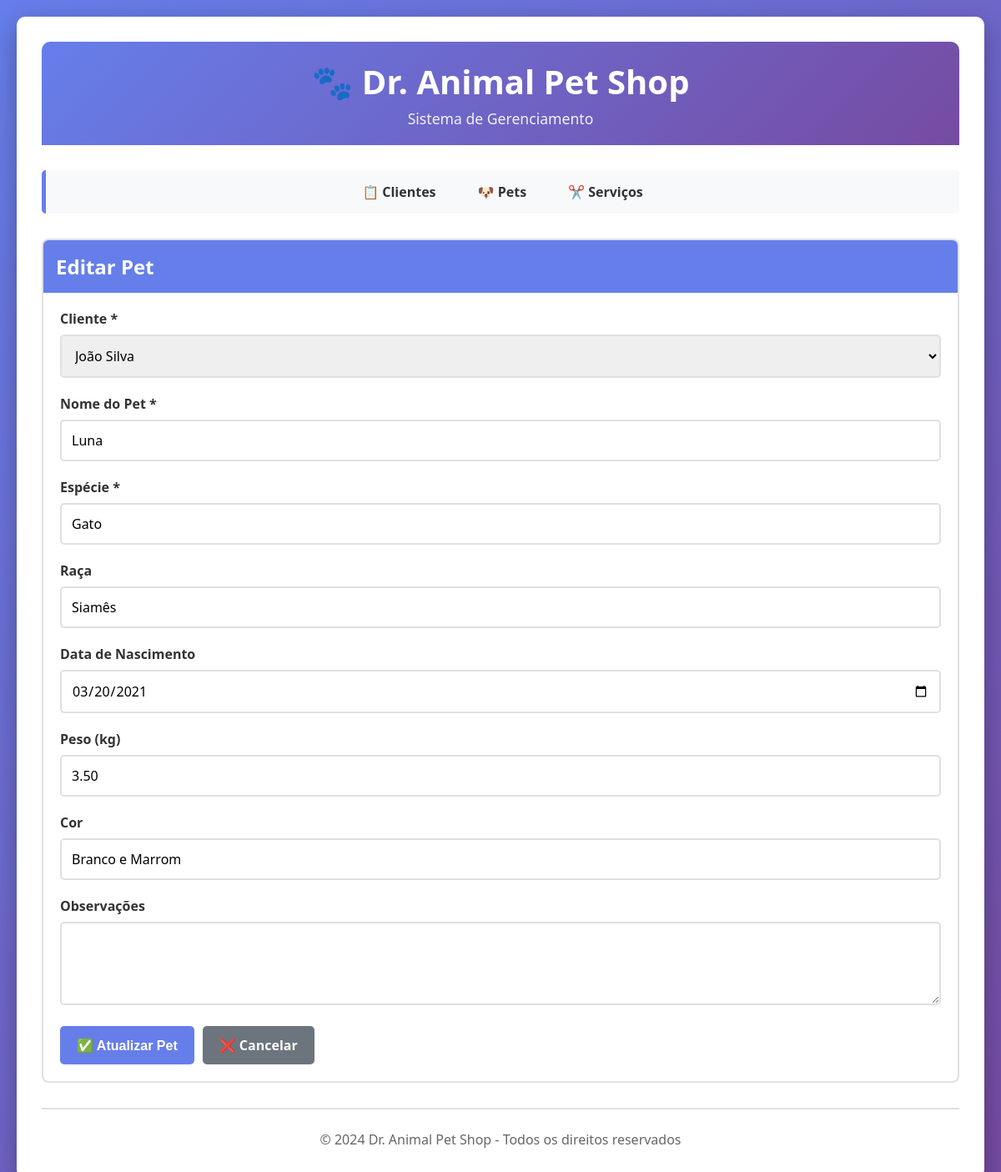
Screenshot of /editar_pet.php?id=2 with the database file from the repository.
### tables this page shows
CREATE TABLE IF NOT EXISTS pets (
    id INT AUTO_INCREMENT PRIMARY KEY,
    cliente_id INT NOT NULL,
    nome VARCHAR(100) NOT NULL,
    especie VARCHAR(50) NOT NULL,
    raca VARCHAR(100),
    data_nascimento DATE,
    peso DECIMAL(5, 2),
    cor VARCHAR(100),
    observacoes TEXT,
    data_cadastro DATETIME DEFAULT CURRENT_TIMESTAMP,
    ativo BOOLEAN DEFAULT TRUE,
    FOREIGN KEY (cliente_id) REFERENCES clientes(id) ON DELETE CASCADE
);

### editar_pet.php (the view, shortened to what this page needs)
<?php
include 'config.php';
$id = intval($_GET['id']);
$result = $conn->query("SELECT * FROM pets WHERE id = $id");
$pet = $result->fetch_assoc();
$clientes = $conn->query("SELECT id, nome FROM clientes WHERE ativo = TRUE ORDER BY nome ASC");
?>
<!DOCTYPE html>
<html lang="pt-BR">
<head>
    <link rel="stylesheet" href="style.css">
</head>
<body>
    <div class="container">
        <header>
            <h1>🐾 Dr. Animal Pet Shop</h1>
            <p>Sistema de Gerenciamento</p>
        </header>
        <nav>
            <ul>
                <li><a href="index.php">📋 Clientes</a></li>
                <li><a href="pets.php">🐶 Pets</a></li>
                <li><a href="servicos.php">✂️ Serviços</a></li>
            </ul>
        </nav>
        <div class="card">
            <div class="card-header">
                <h2>Editar Pet</h2>
            </div>
            <form method="POST" action="">
                <div class="form-group">
                    <label for="cliente_id">Cliente *</label>
                    <select id="cliente_id" name="cliente_id" required>
                        <?php
                        $clientes->data_seek(0);
                        while ($cliente = $clientes->fetch_assoc()) {
                            $selected = ($pet['cliente_id'] == $cliente['id']) ? 'selected' : '';
                            echo '<option value="' . $cliente['id'] . '" ' . $selected . '>' . htmlspecialchars($cliente['nome']) . '</option>';
                        }
                        ?>
                    </select>
                </div>
                <div class="form-group">
                    <label for="nome">Nome do Pet *</label>
                    <input type="text" id="nome" name="nome" required value="<?php echo htmlspecialchars($pet['nome']); ?>">
                </div>
                <div class="form-group">
                    <label for="especie">Espécie *</label>
                    <input type="text" id="especie" name="especie" placeholder="Ex: Cão, Gato, Pássaro..." required value="<?php echo htmlspecialchars($pet['especie']); ?>">
                </div>
                <div class="form-group">
                    <label for="raca">Raça</label>
                    <input type="text" id="raca" name="raca" placeholder="Ex: Labrador, Siamês..." value="<?php echo htmlspecialchars($pet['raca'] ?? ''); ?>">
                </div>
                <div class="form-group">
                    <label for="data_nascimento">Data de Nascimento</label>
                    <input type="date" id="data_nascimento" name="data_nascimento" value="<?php echo htmlspecialchars($pet['data_nascimento'] ?? ''); ?>">
                </div>
                <div class="form-group">
                    <label for="peso">Peso (kg)</label>
                    <input type="number" id="peso" name="peso" step="0.01" placeholder="Ex: 25.50" value="<?php echo htmlspecialchars($pet['peso'] ?? ''); ?>">
                </div>
                <div class="form-group">
                    <label for="cor">Cor</label>
                    <input type="text" id="cor" name="cor" placeholder="Ex: Preto, Branco e Marrom..." value="<?php echo htmlspecialchars($pet['cor'] ?? ''); ?>">
                </div>
                <div class="form-group">
                    <label for="observacoes">Observações</label>
                    <textarea id="observacoes" name="observacoes"><?php echo htmlspecialchars($pet['observacoes'] ?? ''); ?></textarea>
                </div>
                <div class="btn-group">
                    <button type="submit" class="btn btn-primary">✅ Atualizar Pet</button>
                    <a href="pets.php" class="btn btn-secondary">❌ Cancelar</a>
                </div>
            </form>
        </div>
        <footer>
            <p>&copy; 2024 Dr. Animal Pet Shop - Todos os direitos reservados</p>
        </footer>
    </div>
</body>
</html>

### style.css (style rules this page uses)
* { margin: 0; padding: 0; box-sizing: border-box; }
body { font-family: 'Segoe UI', Tahoma, Geneva, Verdana, sans-serif; background: linear-gradient(135deg, #667eea 0%, #764ba2 100%); min-height: 100vh; padding: 20px; }
.container { max-width: 1200px; margin: 0 auto; background: white; border-radius: 10px; box-shadow: 0 10px 30px rgba(0, 0, 0, 0.3); padding: 30px; }
header { background: linear-gradient(135deg, #667eea 0%, #764ba2 100%); color: white; padding: 20px 0; margin-bottom: 30px; border-radius: 10px 10px 0 0; text-align: center; }
header h1 { font-size: 2.5em; margin-bottom: 5px; }
header p { font-size: 1.1em; opacity: 0.9; }
nav { background: #f8f9fa; padding: 15px 0; margin-bottom: 30px; border-radius: 5px; border-left: 5px solid #667eea; }
nav ul { list-style: none; display: flex; justify-content: center; flex-wrap: wrap; gap: 20px; }
nav a { text-decoration: none; color: #333; font-weight: 600; padding: 8px 15px; border-radius: 5px; transition: all 0.3s ease; }
.form-group { margin-bottom: 20px; }
label { display: block; margin-bottom: 8px; font-weight: 600; color: #333; }
input[type="text"], input[type="email"], input[type="tel"], input[type="date"], input[type="number"], select, textarea { width: 100%; padding: 12px; border: 2px solid #e0e0e0; border-radius: 5px; font-size: 1em; transition: border-color 0.3s ease; font-family: inherit; }
textarea { resize: vertical; min-height: 100px; }
.btn { padding: 12px 20px; border: none; border-radius: 5px; font-size: 1em; font-weight: 600; cursor: pointer; transition: all 0.3s ease; text-decoration: none; display: inline-block; text-align: center; }
.btn-primary { background: #667eea; color: white; }
.btn-secondary { background: #6c757d; color: white; }
.btn-group { display: flex; gap: 10px; margin-top: 20px; }
.card { background: white; border: 2px solid #e0e0e0; border-radius: 8px; padding: 20px; margin-bottom: 20px; transition: all 0.3s ease; }
.card-header { background: #667eea; color: white; padding: 15px; margin: -20px -20px 20px -20px; border-radius: 6px 6px 0 0; }
.card-header h2 { margin: 0; font-size: 1.5em; }
footer { text-align: center; margin-top: 30px; padding-top: 20px; border-top: 2px solid #e0e0e0; color: #666; }
footer p { margin: 5px 0; }

### rows the page displays
pets: nome "Luna", especie "Gato", raca "Siamês", data_nascimento "03/20/2021", peso "3.50", cor "Branco e Marrom"

### other values shown
form field cliente_id "João Silva"
